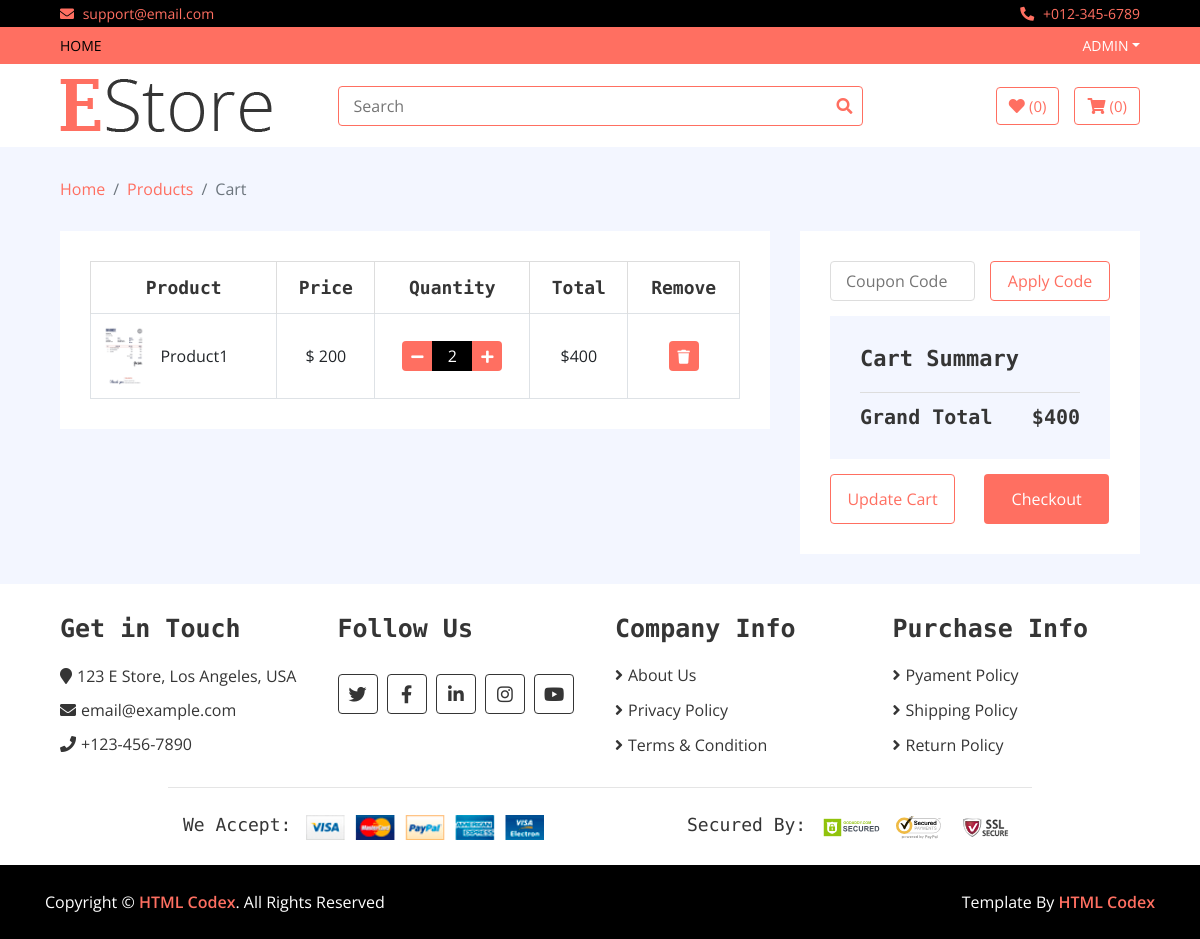
The app's page /cart/ (signed in) with its own data.
### home/models.py (models this page shows, shortened)
class Cart(models.Model):
    username = models.CharField(max_length=300)
    slug = models.CharField(max_length=500)
    items = models.ForeignKey(Product,on_delete=models.CASCADE)
    quantity = models.IntegerField(default = 1)
    total = models.IntegerField()
    checkout = models.BooleanField(default=False)

class Product(models.Model):
    name = models.CharField(max_length=400)
    slug = models.CharField(max_length=500)
    image = models.ImageField(upload_to='media')
    price = models.IntegerField()
    discounted_price = models.IntegerField(default = 0)
    category = models.ForeignKey(Category,on_delete = models.CASCADE)
    subcategory = models.ForeignKey(SubCategory, on_delete=models.CASCADE)
    brand = models.ForeignKey(Brand, on_delete=models.CASCADE)
    stock = models.CharField(max_length=100,choices=STOCK)
    labels = models.CharField(max_length=100,choices =LABELS )
    description = models.TextField(blank = True)
    specification = models.TextField(blank = True)

### home/views.py (the view)
# urls.py: path('cart/',CartView.as_view(), name='cart'),
class CartView(BaseView):
    def get(self,request):
        self.context
        username = request.user.username
        self.context['cart_views'] = Cart.objects.filter(username = username,checkout = False)
        c = 0
        total_price = 0
        for i in Cart.objects.filter(username = username,checkout = False):
            x = Cart.objects.filter(username = username,checkout = False)[c].total
            total_price = total_price+x
            c = c+1
        self.context['total_price'] = total_price
        return render(request,'cart.html',self.context)

### templates/cart.html
{% extends 'base.html' %}
{% load static %}
{% block content %}
        <div class="breadcrumb-wrap">
            <div class="container-fluid">
                <ul class="breadcrumb">
                    <li class="breadcrumb-item"><a href="#">Home</a></li>
                    <li class="breadcrumb-item"><a href="#">Products</a></li>
                    <li class="breadcrumb-item active">Cart</li>
                </ul>
            </div>
        </div>
        <div class="cart-page">
            <div class="container-fluid">
                <div class="row">
                    <div class="col-lg-8">
                        <div class="cart-page-inner">
                            <div class="table-responsive">
                                <table class="table table-bordered">
                                    <thead class="thead-dark">
                                        <tr>
                                            <th>Product</th>
                                            <th>Price</th>
                                            <th>Quantity</th>
                                            <th>Total</th>
                                            <th>Remove</th>
                                        </tr>
                                    </thead>
                                    <tbody class="align-middle">
                                    {% for cart in cart_views %}
                                        <tr>
                                            <td>
                                                <div class="img">
                                                    <a href="#"><img src="{{cart.items.image.url}}" alt="Image"></a>
                                                    <p>{{cart.items.name}}</p>
                                                </div>
                                            </td>
                                            <td>${% if cart.discounted_price > 0 %}
                                                {{cart.items.discounted_price}}
                                            {% else %}
                                                {{cart.items.price}}
                                            {% endif %}</td>
                                            <td>
                                                <div class="qty">
                                                    <a href = "/remove_cart/{{cart.slug}}"><button class="btn-minus"><i class="fa fa-minus"></i></button></a>
                                                    <input type="text" value="{{ cart.quantity }}">
                                                    <a href = "/add_to_cart/{{cart.slug}}"><button class="btn-plus"><i class="fa fa-plus"></i></button></a>
                                                </div>
                                            </td>
                                            <td>${{cart.total}}</td>
                                            <td><a href = "/delete_cart/{{cart.slug}}"><button><i class="fa fa-trash"></i></button></a></td>
                                        </tr>
                                  {% endfor %}
                                    </tbody>
                                </table>
                            </div>
                        </div>
                    </div>
                    <div class="col-lg-4">
                        <div class="cart-page-inner">
                            <div class="row">
                                <div class="col-md-12">
                                    <div class="coupon">
                                        <input type="text" placeholder="Coupon Code">
                                        <button>Apply Code</button>
                                    </div>
                                </div>
                                <div class="col-md-12">
                                    <div class="cart-summary">
                                        <div class="cart-content">
                                            <h1>Cart Summary</h1>
                                            <h2>Grand Total<span>${{total_price}}</span></h2>
                                        </div>
                                        <div class="cart-btn">
                                            <button>Update Cart</button>
                                            <button>Checkout</button>
                                        </div>
                                    </div>
                                </div>
                            </div>
                        </div>
                    </div>
                </div>
            </div>
        </div>
{% endblock %}

### templates/base.html (shortened to what this page needs)
<!DOCTYPE html>
{% load static %}
<html lang="en">
    <head>
        <link href="https://stackpath.bootstrapcdn.com/bootstrap/4.4.1/css/bootstrap.min.css" rel="stylesheet">
        <link href="https://cdnjs.cloudflare.com/ajax/libs/font-awesome/5.10.0/css/all.min.css" rel="stylesheet">
        <link href="{% static 'lib/slick/slick.css' %}" rel="stylesheet">
        <link href="{% static 'lib/slick/slick-theme.css' %}" rel="stylesheet">
        <link href="{% static 'css/style.css' %}" rel="stylesheet">
    </head>
    <body>
        <div class="top-bar">
            <div class="container-fluid">
                <div class="row">
                    <div class="col-sm-6">
                        <i class="fa fa-envelope"></i>
                        support@email.com
                    </div>
                    <div class="col-sm-6">
                        <i class="fa fa-phone-alt"></i>
                        +012-345-6789
                    </div>
                </div>
            </div>
        </div>
        <div class="nav">
            <div class="container-fluid">
                <nav class="navbar navbar-expand-md bg-dark navbar-dark">
                    <div class="collapse navbar-collapse justify-content-between" id="navbarCollapse">
                        <div class="navbar-nav mr-auto">
                            <a href="/" class="nav-item nav-link active">Home</a>
                        </div>
                        {% if user.is_authenticated %}
                        <div class="navbar-nav ml-auto">
                            <div class="nav-item dropdown">
                                <a href="#" class="nav-link dropdown-toggle" data-toggle="dropdown">{{user.username}}</a>
                            </div>
                        </div>
                        {% endif %}
                    </div>
                </nav>
            </div>
        </div>
        <div class="bottom-bar">
            <div class="container-fluid">
                <div class="row align-items-center">
                    <div class="col-md-3">
                        <div class="logo">
                            <a href="index.html">
                                <img src="img/logo.png" alt="Logo">
                            </a>
                        </div>
                    </div>
                    <div class="col-md-6">
                        <form method = "GET" action = "/search">
                        <div class="search">
                            <input name = "query" type="text" placeholder="Search">
                            <button type = "submit" ><i class="fa fa-search"></i></button>
                        </div>
                        </form>
                    </div>
                    <div class="col-md-3">
                        <div class="user">
                            <a href="wishlist.html" class="btn wishlist">
                                <i class="fa fa-heart"></i>
                                <span>(0)</span>
                            </a>
                            <a href="cart.html" class="btn cart">
                                <i class="fa fa-shopping-cart"></i>
                                <span>(0)</span>
                            </a>
                        </div>
                    </div>
                </div>
            </div>
        </div>
{% block content %}
{% endblock %}
        <div class="footer">
            <div class="container-fluid">
                <div class="row">
                    <div class="col-lg-3 col-md-6">
                        <div class="footer-widget">
                            <h2>Get in Touch</h2>
                            <div class="contact-info">
                                <p><i class="fa fa-map-marker"></i>123 E Store, Los Angeles, USA</p>
                                <p><i class="fa fa-envelope"></i>email@example.com</p>
                                <p><i class="fa fa-phone"></i>+123-456-7890</p>
                            </div>
                        </div>
                    </div>
                    <div class="col-lg-3 col-md-6">
                        <div class="footer-widget">
                            <h2>Follow Us</h2>
                            <div class="contact-info">
                                <div class="social">
                                    <a href=""><i class="fab fa-twitter"></i></a>
                                    <a href=""><i class="fab fa-facebook-f"></i></a>
                                    <a href=""><i class="fab fa-linkedin-in"></i></a>
                                    <a href=""><i class="fab fa-instagram"></i></a>
                                    <a href=""><i class="fab fa-youtube"></i></a>
                                </div>
                            </div>
                        </div>
                    </div>
                    <div class="col-lg-3 col-md-6">
                        <div class="footer-widget">
                            <h2>Company Info</h2>
                            <ul>
                                <li><a href="#">About Us</a></li>
                                <li><a href="#">Privacy Policy</a></li>
                                <li><a href="#">Terms & Condition</a></li>
                            </ul>
                        </div>
                    </div>
                    <div class="col-lg-3 col-md-6">
                        <div class="footer-widget">
                            <h2>Purchase Info</h2>
                            <ul>
                                <li><a href="#">Pyament Policy</a></li>
                                <li><a href="#">Shipping Policy</a></li>
                                <li><a href="#">Return Policy</a></li>
                            </ul>
                        </div>
                    </div>
                </div>
                <div class="row payment align-items-center">
                    <div class="col-md-6">
                        <div class="payment-method">
                            <h2>We Accept:</h2>
                            <img src="img/payment-method.png" alt="Payment Method" />
                        </div>
                    </div>
                    <div class="col-md-6">
                        <div class="payment-security">
                            <h2>Secured By:</h2>
                            <img src="img/godaddy.svg" alt="Payment Security" />
                            <img src="img/norton.svg" alt="Payment Security" />
                            <img src="img/ssl.svg" alt="Payment Security" />
                        </div>
                    </div>
                </div>
            </div>
        </div>
        <div class="footer-bottom">
            <div class="container">
                <div class="row">
                    <div class="col-md-6 copyright">
                        <p>Copyright &copy; <a href="https://htmlcodex.com">HTML Codex</a>. All Rights Reserved</p>
                    </div>
                    <div class="col-md-6 template-by">
                        <p>Template By <a href="https://htmlcodex.com">HTML Codex</a></p>
                    </div>
                </div>
            </div>
        </div>
    </body>
</html>

### records on screen
Cart: items.image (picture), items.name "Product1", items.price "200", quantity "2", total "400"

### other values on screen
{{ user.username }} "ADMIN"
{{ total_price }} "400"
